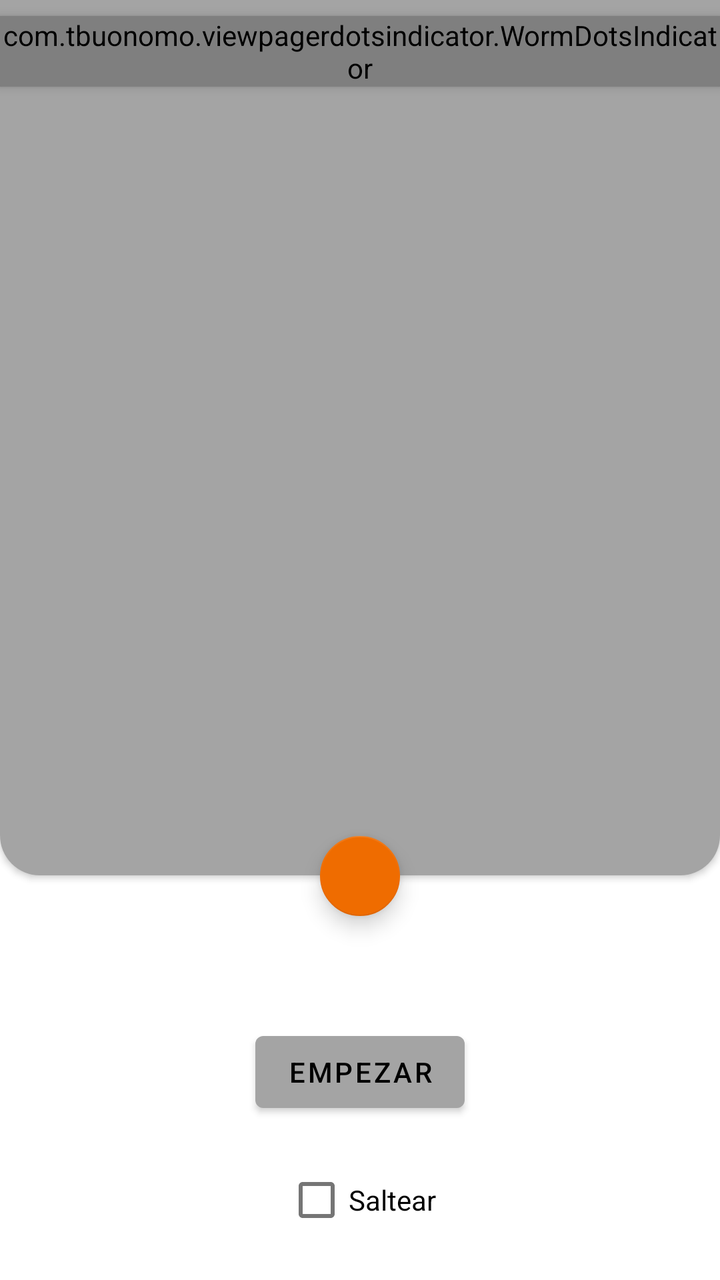
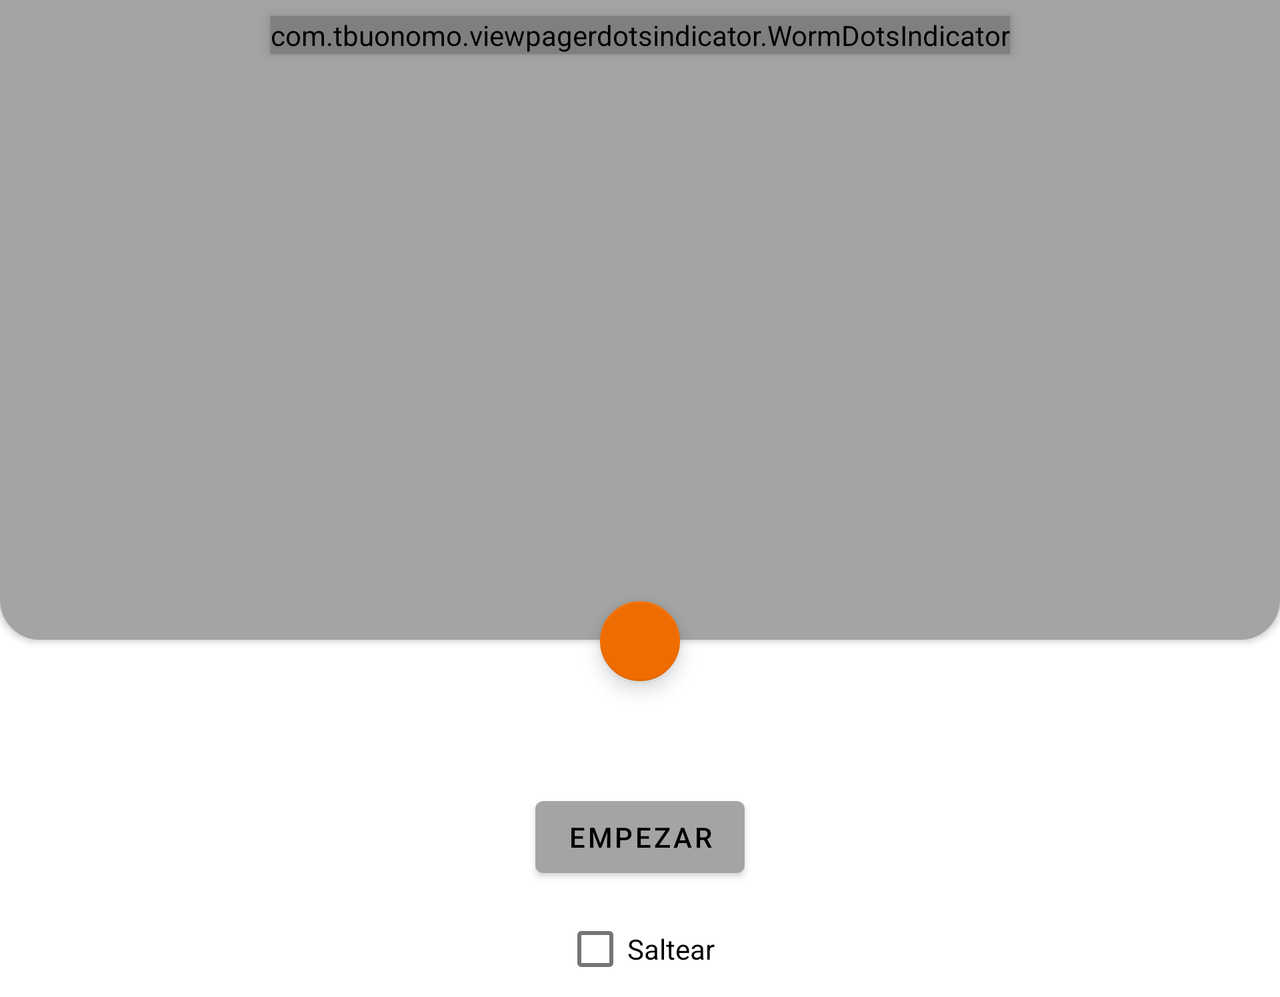

One screen, two layout resources from the same app: the default and the repository's alternative for another configuration. Each is rendered where Android would select it; the XML of both is given below.
<!-- AndroidManifest.xml: application theme Theme.Crud_Vehicle -->
<!-- res/layout/activity_onboarding.xml -->
<?xml version="1.0" encoding="utf-8"?>
<androidx.constraintlayout.widget.ConstraintLayout xmlns:android="http://schemas.android.com/apk/res/android"
    xmlns:app="http://schemas.android.com/apk/res-auto"
    xmlns:tools="http://schemas.android.com/tools"
    android:layout_width="match_parent"
    android:layout_height="match_parent"
    tools:context=".view.OnboardingActivity">

    <androidx.viewpager2.widget.ViewPager2
        android:id="@+id/onboardingViewPager"
        android:layout_width="0dp"
        android:layout_height="0dp"
        android:elevation="2dp"
        app:layout_constraintEnd_toEndOf="parent"
        app:layout_constraintStart_toStartOf="parent"
        app:layout_constraintTop_toTopOf="parent"
        android:background="@drawable/background_onboarding"
        app:layout_constraintBottom_toTopOf="@+id/viewPoint"/>

    <com.tbuonomo.viewpagerdotsindicator.WormDotsIndicator
        android:id="@+id/dots_indicator"
        android:layout_width="wrap_content"
        android:layout_height="wrap_content"
        android:layout_marginTop="8dp"
        app:dotsColor="@color/secondary"
        app:dotsStrokeColor="@color/primary_dark"
        app:dotsCornerRadius="8dp"
        app:dotsSize="14dp"
        app:dotsSpacing="4dp"
        app:dotsWidthFactor="2.5"
        app:progressMode="true"
        android:elevation="3dp"
        app:layout_constraintEnd_toEndOf="parent"
        app:layout_constraintStart_toStartOf="parent"
        app:layout_constraintTop_toTopOf="parent" />

    <com.google.android.material.floatingactionbutton.FloatingActionButton
        android:id="@+id/buttonMovePage"
        android:layout_width="wrap_content"
        android:layout_height="wrap_content"
        android:layout_marginBottom="50dp"
        android:contentDescription="@string/arrow"
        android:src="@drawable/ic_arrow"
        app:fabCustomSize="40dp"
        android:elevation="3dp"
        app:layout_constraintBottom_toTopOf="@+id/buttonSkip"
        app:layout_constraintEnd_toEndOf="parent"
        app:layout_constraintStart_toStartOf="parent" />

    <View
        android:id="@+id/viewPoint"
        android:layout_width="1dp"
        android:layout_height="1dp"
        app:layout_constraintBottom_toBottomOf="@+id/buttonMovePage"
        app:layout_constraintTop_toTopOf="@+id/buttonMovePage"
        app:layout_constraintStart_toStartOf="@+id/buttonMovePage"
        app:layout_constraintEnd_toEndOf="@+id/buttonMovePage" />

    <com.google.android.material.button.MaterialButton
        android:id="@+id/buttonSkip"
        android:layout_width="wrap_content"
        android:layout_height="wrap_content"
        android:layout_marginBottom="16dp"
        android:text="@string/start"
        app:layout_constraintBottom_toTopOf="@+id/checkBox"
        app:layout_constraintEnd_toEndOf="parent"
        app:layout_constraintStart_toStartOf="parent" />

    <CheckBox
        android:id="@+id/checkBox"
        android:layout_width="wrap_content"
        android:layout_height="wrap_content"
        android:layout_marginBottom="16dp"
        android:text="@string/skip"
        app:layout_constraintBottom_toBottomOf="parent"
        app:layout_constraintEnd_toEndOf="parent"
        app:layout_constraintStart_toStartOf="parent" />

</androidx.constraintlayout.widget.ConstraintLayout>
<!-- resources referenced by this layout -->
<resources>
  <color name="primary_dark">#000000</color>
  <color name="secondary">#ef6c00</color>
  <!-- drawable background_onboarding (drawable) -->
  <?xml version="1.0" encoding="utf-8"?>
  <shape xmlns:android="http://schemas.android.com/apk/res/android">
      <solid android:color="?attr/colorPrimary"/>
      <corners
          android:bottomRightRadius="20dp"
          android:bottomLeftRadius="20dp"/>
  </shape>
  <string name="arrow">flecha</string>
  <string name="skip">Saltear</string>
  <string name="start">Empezar</string>
  <style name="Theme.Crud_Vehicle" parent="Theme.MaterialComponents.DayNight.NoActionBar">
          
          <item name="colorPrimary">@color/primary_light</item>
          <item name="colorPrimaryVariant">@color/primary</item>
          <item name="colorOnPrimary">@color/black</item>
          
          <item name="colorSecondary">@color/secondary</item>
          <item name="colorSecondaryVariant">@color/secondary_light</item>
          <item name="colorOnSecondary">@color/black</item>
          
          <item name="android:statusBarColor">?attr/colorPrimary</item>
          
          <item name="android:textColor">@color/black</item>
      </style>
  <color name="primary_light">#a4a4a4</color>
  <color name="primary">#212121</color>
  <color name="black">#FF000000</color>
  <color name="secondary_light">#ff9d3f</color>
</resources>
<!-- res/layout-land/activity_onboarding.xml (the repository's variant of the layout above) -->
<!-- drawn on the phone turned sideways -->
<?xml version="1.0" encoding="utf-8"?>
<ScrollView xmlns:android="http://schemas.android.com/apk/res/android"
    xmlns:app="http://schemas.android.com/apk/res-auto"
    xmlns:tools="http://schemas.android.com/tools"
    android:layout_width="match_parent"
    android:layout_height="match_parent"
    tools:context=".ui.view.OnboardingActivity">

    <androidx.constraintlayout.widget.ConstraintLayout
        android:layout_width="match_parent"
        android:layout_height="wrap_content">

        <androidx.viewpager2.widget.ViewPager2
            android:id="@+id/onboardingViewPager"
            android:layout_width="match_parent"
            android:layout_height="320dp"
            android:elevation="2dp"
            android:background="@drawable/background_onboarding"
            app:layout_constraintEnd_toEndOf="parent"
            app:layout_constraintStart_toStartOf="parent"
            app:layout_constraintTop_toTopOf="parent"
            app:layout_constraintBottom_toTopOf="@+id/viewPoint"/>

        <com.tbuonomo.viewpagerdotsindicator.WormDotsIndicator
            android:id="@+id/dots_indicator"
            android:layout_width="wrap_content"
            android:layout_height="wrap_content"
            android:layout_marginTop="8dp"
            app:dotsColor="@color/secondary"
            app:dotsStrokeColor="@color/primary_dark"
            app:dotsCornerRadius="8dp"
            app:dotsSize="14dp"
            app:dotsSpacing="4dp"
            app:dotsWidthFactor="2.5"
            app:progressMode="true"
            android:elevation="3dp"
            app:layout_constraintEnd_toEndOf="parent"
            app:layout_constraintStart_toStartOf="parent"
            app:layout_constraintTop_toTopOf="parent" />

        <com.google.android.material.floatingactionbutton.FloatingActionButton
            android:id="@+id/buttonMovePage"
            android:layout_width="wrap_content"
            android:layout_height="wrap_content"
            android:layout_marginBottom="50dp"
            android:contentDescription="@string/arrow"
            android:src="@drawable/ic_arrow"
            app:fabCustomSize="40dp"
            app:layout_constraintBottom_toTopOf="@+id/buttonSkip"
            app:layout_constraintEnd_toEndOf="parent"
            app:layout_constraintStart_toStartOf="parent" />

        <View
            android:id="@+id/viewPoint"
            android:layout_width="1dp"
            android:layout_height="1dp"
            app:layout_constraintBottom_toBottomOf="@+id/buttonMovePage"
            app:layout_constraintTop_toTopOf="@+id/buttonMovePage"
            app:layout_constraintStart_toStartOf="@+id/buttonMovePage"
            app:layout_constraintEnd_toEndOf="@+id/buttonMovePage" />

        <com.google.android.material.button.MaterialButton
            android:id="@+id/buttonSkip"
            android:layout_width="wrap_content"
            android:layout_height="wrap_content"
            android:layout_marginBottom="8dp"
            android:text="@string/start"
            app:layout_constraintBottom_toTopOf="@+id/checkBox"
            app:layout_constraintEnd_toEndOf="parent"
            app:layout_constraintStart_toStartOf="parent" />

        <CheckBox
            android:id="@+id/checkBox"
            android:layout_width="wrap_content"
            android:layout_height="wrap_content"
            android:text="@string/skip"
            app:layout_constraintBottom_toBottomOf="parent"
            app:layout_constraintEnd_toEndOf="parent"
            app:layout_constraintHorizontal_bias="0.499"
            app:layout_constraintStart_toStartOf="parent" />

    </androidx.constraintlayout.widget.ConstraintLayout>

</ScrollView>
